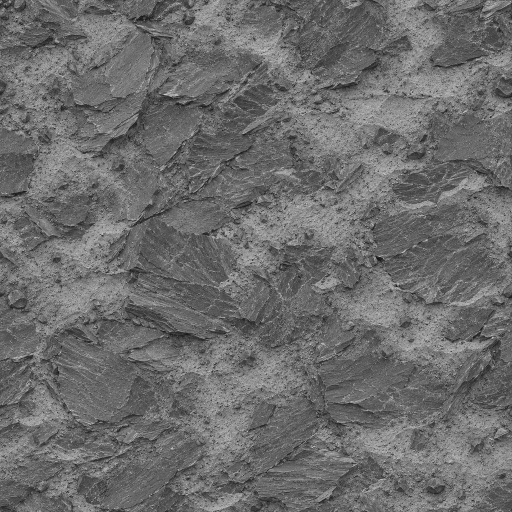
#> input picture scripts/forge/textures/ash-slate-source.jpg, 1024 x 1024 px (shown at 1/2 size)
$ python borderland_surfaces.py out.png
#> lines starting #> are read from the running program, lines starting #| are printed output that depends on the picture; after the words box and inside, x2 and y2 are one past the last pixel; in counts of white or black regions, pixels touching at a corner belong together
"""Bake the original seamless ash/ember mask and the matching Blender trim-atlas emission.
Usage: python borderland_surfaces.py Assets/AshenCrypt/BorderlandArt (NumPy, Pillow).
R = basalt grain, G = windborne ash, B = narrow hot fissures. All noise is offline.
"""
import argparse
import math
from pathlib import Path

import numpy as np
from PIL import Image, ImageDraw, ImageFilter


def smooth_field(side, cells, rng):
    lattice = rng.uniform(-1, 1, (cells, cells))
    axis = np.arange(side) * cells / side
    i = axis.astype(int)
    t = axis - i
    t = t * t * (3 - 2 * t)
    x, y = np.meshgrid(i, i)
    u, v = np.meshgrid(t, t)
    dx, dy = (x + 1) % cells, (y + 1) % cells
    return ((1 - v) * ((1 - u) * lattice[y, x] + u * lattice[y, dx]) +
            v * ((1 - u) * lattice[dy, x] + u * lattice[dy, dx]))


def paint_soil(folder):
    rng = np.random.default_rng(842011)
    side = 1024
    field = lambda n: smooth_field(side, n, rng)
    large, mid, rough, flecks = field(3), field(12), field(45), field(88)
    y, x = np.indices((side, side))
    drifts = np.sin((x * 2 + y * 3) * math.tau / side + mid * 1.4 + large * 2)
    powder = .52 + .37 * large + .24 * mid + .09 * rough + .07 * drifts + .04 * flecks
    # Make the project's original slate artwork periodic without blurring strata or grain.
    # Remove the smooth component induced by the opposite-edge discontinuities.
    original = Path(__file__).parent / "textures" / "ash-slate-source.jpg"
    tile = np.asarray(Image.open(original).convert("L"), dtype=float) / 255.0
    assert tile.shape == (side, side)
    edge = np.zeros_like(tile)
    edge[0] = tile[-1] - tile[0]
    edge[-1] = -edge[0]
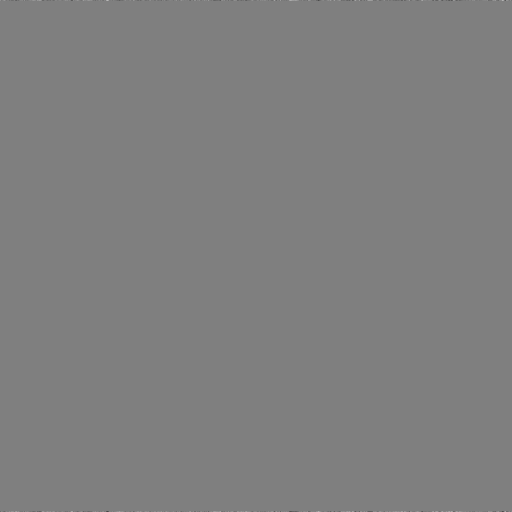
#> edge: shape (1024, 1024) float64 (shown at 1/2 size); min -0.424, max 0.424, mean 0; drawn with min black and max white
    edge[:,0] += tile[:,-1] - tile[:,0]
#> edge: shape (1024, 1024) float64; 0.1% of pixels changed, all inside (x1, y1, x2, y2) = (0, 0, 1, 1024)
    edge[:,-1] -= tile[:,-1] - tile[:,0]
#> edge: shape (1024, 1024) float64; min -0.424, max 0.424, mean -1.69e-21
    k = 2 * np.cos(math.tau*np.arange(side)/side)
    laplace = k[None,:] + k[:,None] - 4
    laplace[0,0] = 1
    smooth = np.fft.fft2(edge) / laplace
    smooth[0,0] = 0
    periodic = tile - np.fft.ifft2(smooth).real
    low,high = np.percentile(periodic, (2,98))
#> low = 0.204; high = 0.661
    grain = .10 + .80*np.clip((periodic-low)/(high-low),0,1)
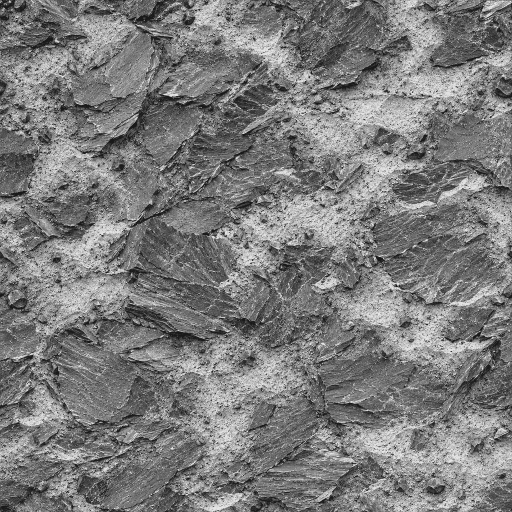
#> grain: shape (1024, 1024) float64 (shown at 1/2 size); min 0.1, max 0.9, mean 0.488
    # Sparse branching networks wrap across tile edges; lengths and angles are continuous.
    fissures = Image.new("L", (side, side))
#> fissures: PIL image 1024x1024 L; every value is 0
    draw = ImageDraw.Draw(fissures)

    def crack(px, py, angle, count, width, branch=False):
        for step in range(count):
            length = rng.uniform(3, 9)
            angle += rng.uniform(-.59, .59)
            nx, ny = px + length * math.cos(angle), py + length * math.sin(angle)
            for ox in (-side, 0, side):
                for oy in (-side, 0, side):
                    draw.line((round(px + ox), round(py + oy), round(nx + ox), round(ny + oy)),
                              width=width, fill=int(rng.uniform(155, 255)))
            if not branch and step in (5, 13, 23):
                crack(nx, ny, angle + rng.choice((-1, 1)) * .89, int(rng.integers(4, 12)), 1, True)
            px, py = nx, ny

    for _ in range(9):
        crack(rng.uniform(0, side), rng.uniform(0, side), rng.uniform(0, math.tau), int(rng.integers(14, 38)), 3)
    heat = np.asarray(fissures, dtype=float) / 255
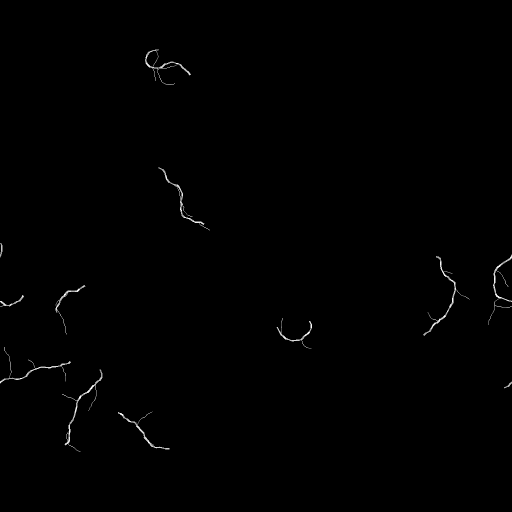
#> heat: shape (1024, 1024) float64 (shown at 1/2 size); min 0, max 0.996, mean 0.00384
    shoulder = np.asarray(fissures.filter(ImageFilter.GaussianBlur(2.1)), dtype=float) / 255
    heat = np.minimum(1, heat + .24 * shoulder)
    mask = np.stack((grain - .42 * shoulder, powder - .68 * shoulder, heat), axis=2)
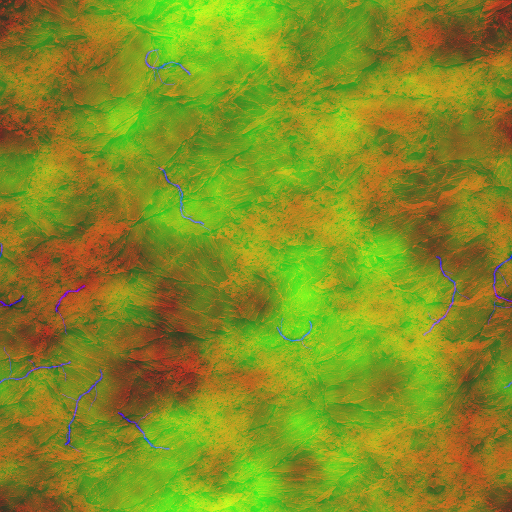
#> mask: shape (1024, 1024, 3) float64 (shown at 1/2 size); mean of channels 0, 1, 2 0.486, 0.534, 0.0047; drawn with min black and max white
    Image.fromarray(np.rint(np.clip(mask, 0, 1) * 255).astype('uint8')).save(folder / "AshSnowMask.png")


def paint_emission(folder):
    rgb = np.zeros((256, 256, 3), dtype='uint8')
    # PNG rows descend; UV tiles 12 (gills) and 14 (charcoal embers) are uppermost.
    y, x = np.indices((64, 64))
    folds = (.22 + .78 * np.maximum(0, np.cos(x * .61 + np.sin(y * .13))) ** 3)
    veins = np.clip(.5 + .4 * np.sin(x * .27 + np.cos(y * .32)) - .3 * np.cos(y * .29), 0, 1)
    for col, mask, color in ((0, folds, [235, 94, 46]), (2, veins, [243, 109, 41])):
        rgb[:64, col * 64:(col + 1) * 64] = (mask[..., None] * color).astype('uint8')
    Image.fromarray(rgb).save(folder / "BorderlandEmission.png")
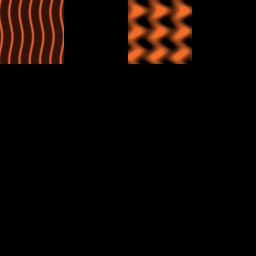
#> saved as BorderlandEmission.png: PIL image 256x256 RGB; mean R, G, B 13.6, 5.8, 2.4


if __name__ == "__main__":
    parser = argparse.ArgumentParser()
    parser.add_argument('output', type=Path)
    target = parser.parse_args().output
    target.mkdir(parents=True, exist_ok=True)
    paint_soil(target)
    paint_emission(target)
